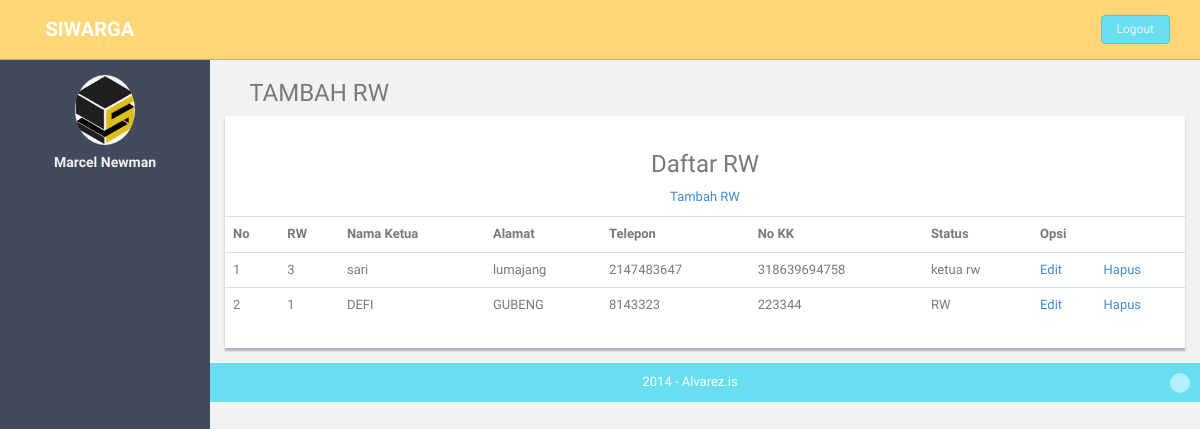
The page /index.php/be/landing/rw on the database its author committed.
### tables this page shows
CREATE TABLE `rw` (
  `id_rw` varchar(15) NOT NULL,
  `rw` int(15) NOT NULL,
  `nama_ketua` varchar(100) NOT NULL,
  `alamat` varchar(100) NOT NULL,
  `telp` int(15) NOT NULL,
  `no_kk` varchar(25) NOT NULL,
  `status` varchar(25) NOT NULL
);

### application/controllers/be/Landing.php (called while the page is built, shortened)
<?php
class Landing extends CI_Controller{
	function __construct(){
		$this->load->helper(array('url'));
		$this->load->model('Rt_Model');
	}
    function rw(){
        $a= array(
				'data'=>$this->Rt_Model->get_data_rw());
		$this->load->view('be/view_rw',$a);
	}
	}
?>

### index.php (called while the page is built, shortened)
<?php
require_once BASEPATH.'core/CodeIgniter.php';

### application/models/Rt_Model.php (called while the page is built, shortened)
<?php
class Rt_Model extends CI_Model {
function get_data_rw(){
	$query = $this->db->query("SELECT * FROM rw ");
	return $query->result();
}
}
?>

### application/views/be/view_rw.php (the view, shortened to what this page needs)
<!DOCTYPE html>
<html lang="en">
<body>
<section id="container" >
	 <section id="main-content">
          <section class="wrapper">
          	<h3><i class="fa fa-angle-right"></i> TAMBAH RW</h3>
				<div class="row">
	                  <div class="col-md-12">
	                  	  <div class="content-panel">
		<p><h3 align="center">Daftar RW</h3></p>
		<p align="center"><a href="<?php echo base_url()?>be/Landing/input_rw">Tambah RW</a></p>
		<p align="center">
			<table class="table">
				<tr>
					<th>No</th>
					<th>RW</th>
					<th>Nama Ketua</th>
					<th>Alamat</th>
					<th>Telepon</th>
					<th>No KK</th>
					<th>Status</th>
					<th colspan="2">Opsi</th>
				</tr>
				<?php
                $no = 1;
                foreach ($data as $row): ?>
				<tr>
					<td><?php echo $no;?></td>
					<td><?php echo $row->rw;?></td>
					<td><?php echo $row->nama_ketua;?></td>
					<td><?php echo $row->alamat;?></td>
					<td><?php echo $row->telp;?></td>
					<td><?php echo $row->no_kk;?></td>
					<td><?php echo $row->status;?></td>
					<td><a href="<?php echo base_url(); ?>be/Landing/edit_rw/<?php echo $row->id_rw;?>">Edit</a></td>
					<td><a href="<?php echo base_url(); ?>be/Landing/delete_rw/<?php echo $row->id_rw;?>">Hapus</a></td>
				</tr>
				<?php $no++;
                endforeach;?>
			</table>
		</p>
					</div>
                </div>
              </div>
		</section>
	  </section>
	</body>
</html>

### assets/css/style.css (style rules this page uses)
body { color: #797979; background: #f2f2f2; font-family: 'Ruda', sans-serif; padding: 0px !important; margin: 0px !important; font-size:13px; }
a, a:hover, a:focus { text-decoration: none; outline: none; }
#container { width: 100%; height: 100%; }
#main-content { margin-left: 210px; }
.wrapper { display: inline-block; margin-top: 60px; padding-left: 15px; padding-right: 15px; padding-bottom: 15px; padding-top: 0px; width: 100%; }
.content-panel { background: #ffffff; box-shadow: 0px 3px 2px #aab2bd; padding-top: 15px; padding-bottom: 5px; }

### rows shown on the page
rw: rw "3", nama_ketua "sari", alamat "lumajang", telp "2147483647", no_kk "318639694758", status "ketua rw"
rw: rw "1", nama_ketua "DEFI", alamat "GUBENG", telp "8143323", no_kk "223344", status "RW"
